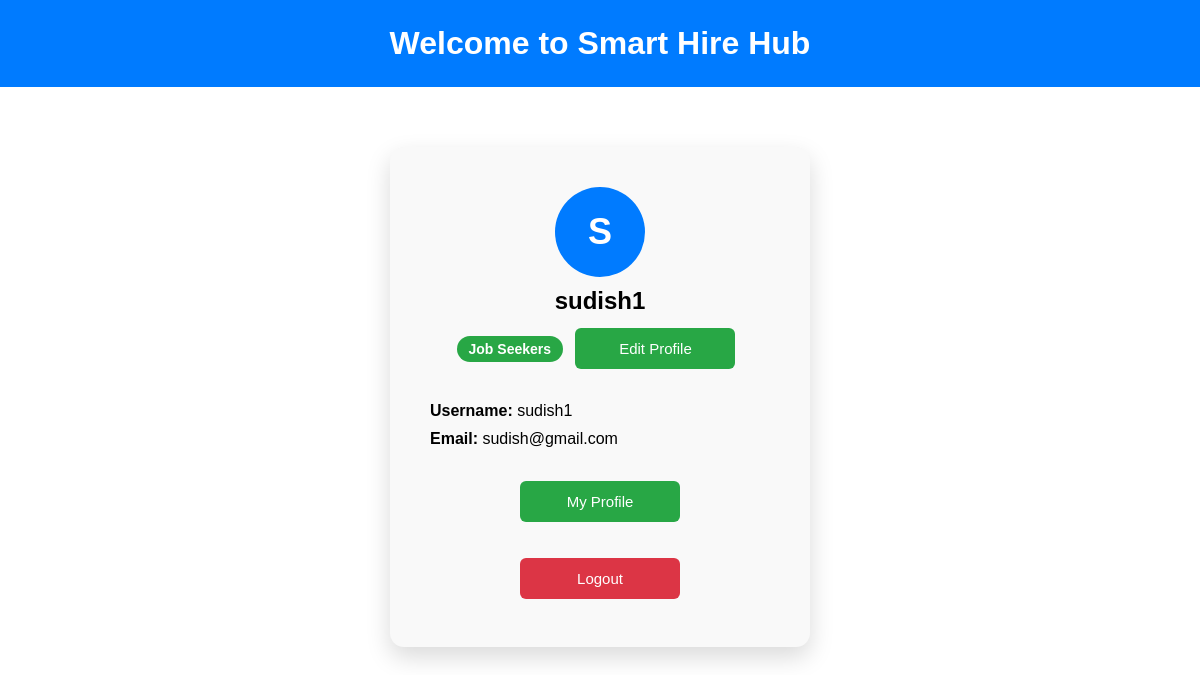
The page /home/ (signed in) on the database its author committed.
### accounts/models.py (models this page shows)
class User(AbstractUser):
    ROLE_CHOICES = (
        ('job_seeker', 'Job Seeker'),
        ('recruiter', 'Recruiter'),
    )
    role = models.CharField(max_length=20, choices=ROLE_CHOICES)

### accounts/views.py (the view)
# urls.py: 2. Add a URL to urlpatterns:  path('', views.home, name='home')
def home(request):
    return render(request, 'hire/home.html')

### templates/hire/home.html (shortened to what this page needs)
<!DOCTYPE html>
<html lang="en">
<head>
    {% load static %}
    <link rel="stylesheet" href="{% static 'css/home.css' %}">
</head>
<body>
<header class="header">
    <h1>Welcome to Smart Hire Hub</h1>
</header>
<div class="container">
    {% if user.is_authenticated %}
        <div class="profile-card">
            <div class="profile-header">
                <div class="avatar">
                    {{ user.username|first|upper }}
                </div>
                <h2>{{ user.username }}</h2>
                {% if user.is_staff %}
                    <span class="role recuiter">Recuriter</span>
                {% else %}
                    <span class="role user">Job Seekers</span>
                {% endif %}
                <a href="{% url 'edit_profile' %}">
                <button class="btn secondary-btn">Edit Profile</button>
                </a>
            </div>
            <div class="profile-details">
                <p><strong>Username:</strong> {{ user.username }}</p>
                <p><strong>Email:</strong> {{ user.email|default:"Not provided" }}</p>
            </div>
            <div class="actions">
                {% if user.is_staff %}
                    <a href="/admin/">
                        <button class="btn primary-btn">Admin Panel</button>
                    </a>
                {% else %}
                    <a href="#">
                        <button class="btn secondary-btn">My Profile</button>
                    </a>
                {% endif %}
            </div>
            <form method="post" action="{% url 'logout' %}">
                <button class="btn logout-btn" type="submit">Logout</button>
            </form>
        </div>
    {% endif %}
</div>
</body>
</html>

### static/css/home.css (style rules this page uses)
* { margin: 0; padding: 0; box-sizing: border-box; font-family: Arial, sans-serif; }
body { background-color: #ffffff; min-height: 100vh; }
.header { background-color: #007BFF; color: white; padding: 25px; text-align: center; }
.container { display: flex; justify-content: center; margin-top: 60px; }
.profile-card { background: #f9f9f9; padding: 40px; border-radius: 14px; width: 420px; text-align: center; box-shadow: 0 10px 25px rgba(0, 0, 0, 0.15); }
.profile-header { margin-bottom: 25px; }
.avatar { width: 90px; height: 90px; background-color: #007BFF; color: white; font-size: 36px; font-weight: bold; border-radius: 50%; display: flex; justify-content: center; align-items: center; margin: 0 auto 10px; }
.profile-header h2 { margin-bottom: 5px; }
.role { padding: 5px 12px; border-radius: 20px; font-size: 14px; font-weight: bold; }
.role.user { background-color: #28a745; color: white; }
.profile-details { text-align: left; margin: 25px 0; }
.profile-details p { margin-bottom: 10px; }
.btn { padding: 12px 20px; font-size: 15px; border: none; border-radius: 6px; cursor: pointer; margin: 8px; width: 160px; }
.secondary-btn { background-color: #28a745; color: white; }
.logout-btn { background-color: #dc3545; color: white; }
.actions { margin-bottom: 20px; }

### rows shown on the page
User: username|first "S", username "sudish1", email "sudish@gmail.com"
